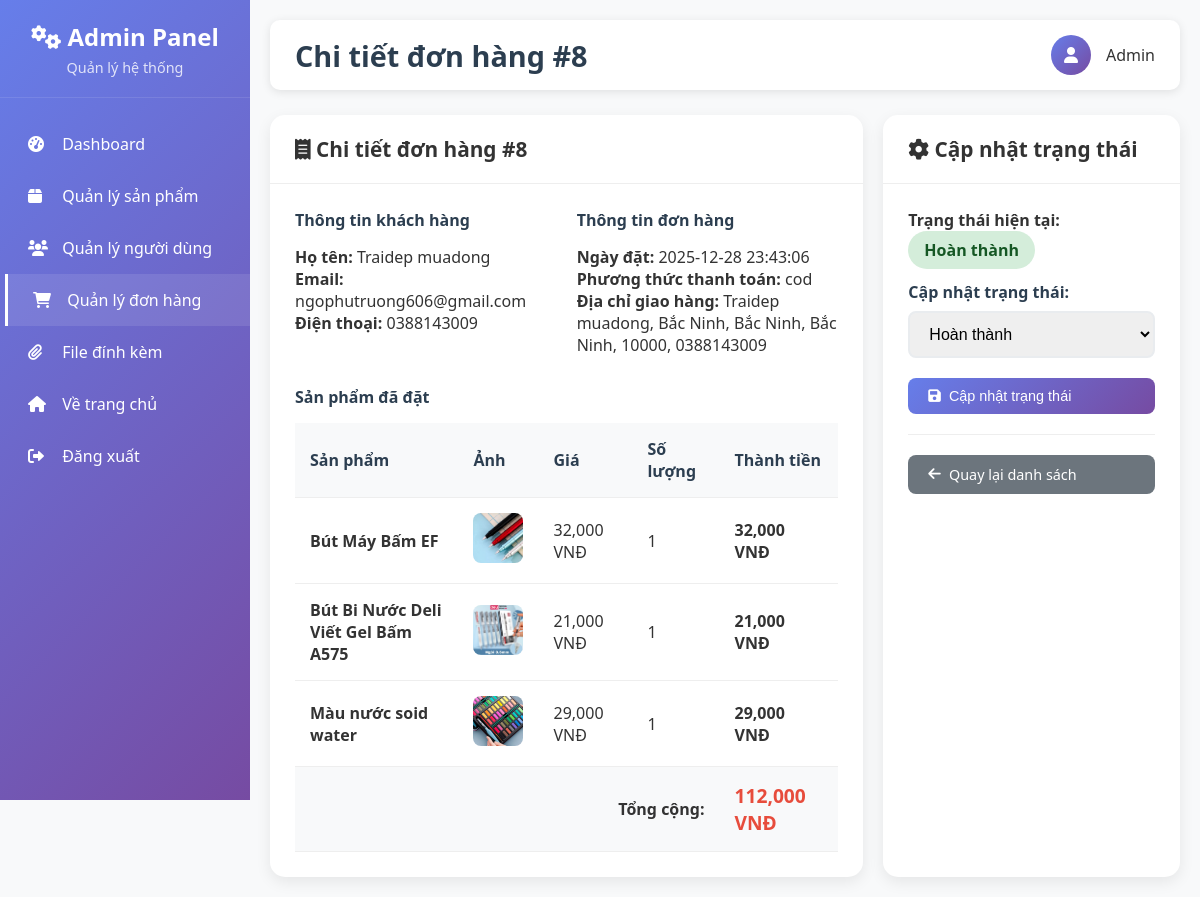
The app's page /admin/orders/view/8 (signed in) with its own data.
### tables this page shows
CREATE TABLE orders (
                    orderId INTEGER PRIMARY KEY AUTOINCREMENT,
                    userId INTEGER,
                    orderDate TEXT,
                    status TEXT DEFAULT 'Đang xử lý',
                    totalPrice REAL,
                    shippingAddress TEXT,
                    paymentMethod TEXT,
                    FOREIGN KEY (userId) REFERENCES users(userId)
                );

CREATE TABLE users 
		(userId INTEGER PRIMARY KEY, 
		password TEXT,
		email TEXT,
		firstName TEXT,
		lastName TEXT,
		address1 TEXT,
		address2 TEXT,
		zipcode TEXT,
		city TEXT,
		state TEXT,
		country TEXT, 
		phone TEXT
		, is_admin INTEGER DEFAULT 0, role TEXT DEFAULT 'user');

CREATE TABLE order_items (
                    orderItemId INTEGER PRIMARY KEY AUTOINCREMENT,
                    orderId INTEGER,
                    productId INTEGER,
                    quantity INTEGER DEFAULT 1,
                    price REAL,
                    FOREIGN KEY (orderId) REFERENCES orders(orderId),
                    FOREIGN KEY (productId) REFERENCES products(productId)
                );

CREATE TABLE products
		(productId INTEGER PRIMARY KEY,
		name TEXT,
		price REAL,
		description TEXT,
		image TEXT,
		stock INTEGER,
		categoryId INTEGER,
		FOREIGN KEY(categoryId) REFERENCES categories(categoryId)
		);

### routes/admin_routes.py (the view)
@admin_bp.route('/orders/view/<int:orderId>')
@admin_required
def view_order(orderId):
    try:
        with get_db_connection() as conn:
            cur = conn.cursor()
            cur.execute('''SELECT o.orderId, u.firstName, u.lastName, u.email, u.phone,
                          o.orderDate, o.status, o.totalPrice, o.shippingAddress, o.paymentMethod
                          FROM orders o
                          JOIN users u ON o.userId = u.userId
                          WHERE o.orderId = ?''', (orderId,))
            order = cur.fetchone()
            if not order:
                flash("Đơn hàng không tồn tại!")
                return redirect(url_for('admin.list_orders'))
            cur.execute('''SELECT p.name, p.image, oi.price, oi.quantity
                          FROM order_items oi
                          JOIN products p ON oi.productId = p.productId
                          WHERE oi.orderId = ?''', (orderId,))
            order_items = cur.fetchall()
        return render_template('admin/view_order.html', order=order, order_items=order_items)
    except Exception as e:
        flash(f"Lỗi khi tải chi tiết đơn hàng: {str(e)}")
        return redirect(url_for('admin.list_orders'))

### app.py (called while the page is built)
def create_app():
    app = Flask(__name__)
    app.config.from_object(Config)
    if not os.path.exists(app.config['UPLOAD_FOLDER']):
        os.makedirs(app.config['UPLOAD_FOLDER'])
    register_blueprints(app)
    @app.context_processor
    def inject_template_vars():
        return {
            'url_for': url_for_wrapper
        }
    return app

def url_for_wrapper(endpoint, **values):
    from flask import url_for as flask_url_for
    route_mapping = {
        'root': 'main.root',
        'logout': 'auth.logout',
        'loginForm': 'auth.loginForm',
        'cart': 'cart.cart',
        'profileHome': 'profile.profileHome',
        'search': 'search.search',  # Map search route
        'displayCategory': 'search.search_by_category'  # Map category display
    }
    mapped_endpoint = route_mapping.get(endpoint, endpoint)
    try:
        return flask_url_for(mapped_endpoint, **values)
    except:
        try:
            return flask_url_for(endpoint, **values)
        except:
            return '#'

### routes/admin_routes.py (called while the page is built)
def is_admin(email):
    try:
        with get_db_connection() as conn:
            cur = conn.cursor()
            cur.execute("SELECT role FROM users WHERE email = ?", (email,))
            result = cur.fetchone()
            return result and result[0] == 'admin'
    except:
        return False

def admin_required(f):
    @wraps(f)
    def decorated_function(*args, **kwargs):
        if 'email' not in session:
            flash("Vui lòng đăng nhập để truy cập trang này.")
            return redirect(url_for('auth.loginForm'))
        if not is_admin(session['email']):
            flash("Bạn không có quyền truy cập trang này!")
            return redirect(url_for('main.root'))
        return f(*args, **kwargs)
    return decorated_function

### utils/database.py (called while the page is built)
@contextmanager
def get_db_connection():
    conn = sqlite3.connect(Config.DATABASE_PATH)
    try:
        yield conn
    except Exception as e:
        conn.rollback()
        raise e
    finally:
        conn.close()

### templates/admin/view_order.html (shortened to what this page needs)
{% extends "admin/base.html" %}
{% block page_title %}Chi tiết đơn hàng #{{ order[0] }}{% endblock %}
{% block content %}
<div style="display: grid; grid-template-columns: 2fr 1fr; gap: 20px;">
    <div class="content-card">
        <div class="card-header">
            <h3><i class="fas fa-receipt"></i> Chi tiết đơn hàng #{{ order[0] }}</h3>
        </div>
        <div style="padding: 25px;">
            <div style="display: grid; grid-template-columns: 1fr 1fr; gap: 20px; margin-bottom: 30px;">
                <div>
                    <h4 style="margin-bottom: 15px; color: #2c3e50;">Thông tin khách hàng</h4>
                    <p><strong>Họ tên:</strong> {{ order[1] }} {{ order[2] }}</p>
                    <p><strong>Email:</strong> {{ order[3] }}</p>
                    <p><strong>Điện thoại:</strong> {{ order[4] or 'Chưa cập nhật' }}</p>
                </div>
                <div>
                    <h4 style="margin-bottom: 15px; color: #2c3e50;">Thông tin đơn hàng</h4>
                    <p><strong>Ngày đặt:</strong> {{ order[5] }}</p>
                    <p><strong>Phương thức thanh toán:</strong> {{ order[9] or 'Chưa xác định' }}</p>
                    <p><strong>Địa chỉ giao hàng:</strong> {{ order[8] or 'Chưa cập nhật' }}</p>
                </div>
            </div>
            <h4 style="margin-bottom: 15px; color: #2c3e50;">Sản phẩm đã đặt</h4>
            <div class="table-container">
                <table>
                    <thead>
                        <tr>
                            <th>Sản phẩm</th>
                            <th>Ảnh</th>
                            <th>Giá</th>
                            <th>Số lượng</th>
                            <th>Thành tiền</th>
                        </tr>
                    </thead>
                    <tbody>
                        {% for item in order_items %}
                        <tr>
                            <td><strong>{{ item[0] }}</strong></td>
                            <td>
                                {% if item[1] %}
                                    <img src="{{ url_for('static', filename='uploads/' + item[1]) }}"
                                         alt="Ảnh sản phẩm" class="product-image">
                                {% else %}
                                    <div style="width: 50px; height: 50px; background: #f0f0f0; border-radius: 8px; display: flex; align-items: center; justify-content: center;">
                                        <i class="fas fa-image" style="color: #ccc;"></i>
                                    </div>
                                {% endif %}
                            </td>
                            <td>{{ "{:,.0f}".format(item[2]) }} VNĐ</td>
                            <td>{{ item[3] }}</td>
                            <td><strong>{{ "{:,.0f}".format(item[2] * item[3]) }} VNĐ</strong></td>
                        </tr>
                        {% endfor %}
                    </tbody>
                    <tfoot>
                        <tr style="background-color: #f8f9fa; font-weight: bold;">
                            <td colspan="4" style="text-align: right;">Tổng cộng:</td>
                            <td><strong style="color: #e74c3c; font-size: 1.2rem;">{{ "{:,.0f}".format(order[7]) }} VNĐ</strong></td>
                        </tr>
                    </tfoot>
                </table>
            </div>
        </div>
    </div>
    <div class="content-card">
        <div class="card-header">
            <h3><i class="fas fa-cog"></i> Cập nhật trạng thái</h3>
        </div>
        <div style="padding: 25px;">
            <div style="margin-bottom: 20px;">
                <label style="display: block; margin-bottom: 8px; font-weight: 600;">Trạng thái hiện tại:</label>
                <span class="status-badge
                    {% if order[6] == 'Đang xử lý' %}status-pending
                    {% elif order[6] == 'Đang giao' %}status-processing
                    {% elif order[6] == 'Hoàn thành' %}status-completed
                    {% else %}status-cancelled{% endif %}"
                    style="font-size: 1rem; padding: 8px 16px;">
                    {{ order[6] }}
                </span>
            </div>
            <form method="post" action="{{ url_for('admin.update_order_status', orderId=order[0]) }}">
                <div class="form-group">
                    <label for="status">Cập nhật trạng thái:</label>
                    <select name="status" id="status" class="form-control">
                        <option value="Hoàn thành" {% if order[6] == 'Hoàn thành' %}selected{% endif %}>Hoàn thành</option>
                    </select>
                </div>
                <button type="submit" class="btn btn-primary" style="width: 100%;">
                    <i class="fas fa-save"></i> Cập nhật trạng thái
                </button>
            </form>
            <div style="margin-top: 20px; padding-top: 20px; border-top: 1px solid #eee;">
                <a href="{{ url_for('admin.list_orders') }}" class="btn" style="background: #6c757d; color: white; width: 100%; text-align: center;">
                    <i class="fas fa-arrow-left"></i> Quay lại danh sách
                </a>
            </div>
        </div>
    </div>
</div>
{% endblock %}

### templates/admin/base.html (style rules this page uses)
* { margin: 0; padding: 0; box-sizing: border-box; }
body { font-family: 'Segoe UI', Tahoma, Geneva, Verdana, sans-serif; background-color: #f8f9fa; color: #333; }
.content-card { background: white; border-radius: 15px; box-shadow: 0 5px 15px rgba(0,0,0,0.08); overflow: hidden; }
.card-header { padding: 20px 25px; border-bottom: 1px solid #eee; display: flex; justify-content: between; align-items: center; }
.card-header h3 { font-size: 1.3rem; font-weight: 600; }
.btn { padding: 10px 20px; border: none; border-radius: 8px; cursor: pointer; text-decoration: none; display: inline-flex; align-items: center; gap: 8px; font-size: 0.9rem; transition: all 0.3s ease; }
.btn-primary { background: linear-gradient(135deg, #667eea 0%, #764ba2 100%); color: white; }
.table-container { overflow-x: auto; }
table { width: 100%; border-collapse: collapse; }
th, td { padding: 15px; text-align: left; border-bottom: 1px solid #eee; }
th { background-color: #f8f9fa; font-weight: 600; color: #2c3e50; }
.product-image { width: 50px; height: 50px; object-fit: cover; border-radius: 8px; }
.form-group { margin-bottom: 20px; }
.form-group label { display: block; margin-bottom: 8px; font-weight: 600; color: #2c3e50; }
.form-control { width: 100%; padding: 12px 15px; border: 2px solid #e9ecef; border-radius: 8px; font-size: 1rem; transition: border-color 0.3s ease; }
.status-badge { padding: 4px 12px; border-radius: 20px; font-size: 0.8rem; font-weight: 600; }
.status-completed { background: #d4edda; color: #155724; }

### records on screen
orders: orderId "8", orderDate "2025-12-28 23:43:06", paymentMethod "cod", shippingAddress "Traidep muadong, Bắc Ninh, Bắc Ninh, Bắc Ninh, 10000, 0388143009", totalPrice "112,000", status "Hoàn thành"
users: firstName "Traidep", lastName "muadong", email "ngophutruong606@gmail.com", phone "0388143009"
order_items: name "Bút Máy Bấm EF", image (picture), price "32,000", quantity "1", item[2]*item[3] "32,000"
order_items: name "Bút Bi Nước Deli Viết Gel Bấm A575", image (picture), price "21,000", quantity "1", item[2]*item[3] "21,000"
order_items: name "Màu nước soid water", image (picture), price "29,000", quantity "1", item[2]*item[3] "29,000"
